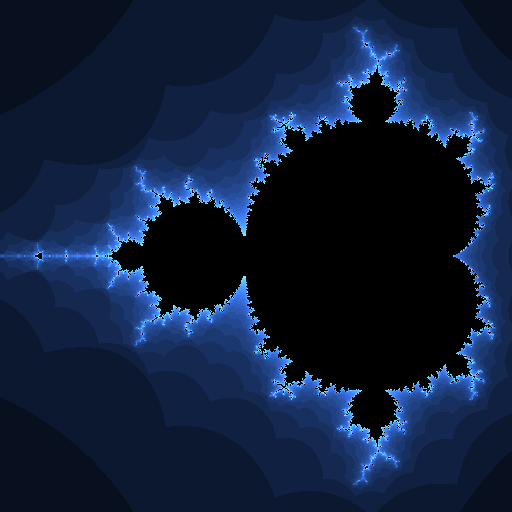

Recreate this plot in Python.
# Robert Fraser 2017
from PIL import Image

# With these two functions, any powers can be calculated
def SquareValue( r, i ):
	# a+bi squared = ( a squared - b squared ) + ( 2abi )
	n = (( r*r ) - ( i*i ))
	i = 2*r*i
	return n, i
	
def CubeValue( r, i ):
	# a+bi cubed = a cubed + 3a squared bi - 3a b squared - b cubed i
	# Maths is great
	n = (r**3) - (3*r*i*i)
	i = (3*r*r*i) - (i*i*i)
	return n, i
	
def ComplexPower( r, i, power ):
	# Mixes the above two functions to work with any power.
	while power > 1:
		if power % 3 == 0:
			r, i = CubeValue( r, i )
			power -= 3
		elif power % 2 == 0:
			r, i = SquareValue( r, i )
			power -= 2
		else:
			break
	return r, i
	
def AddComplex(*args):
	n = 0
	i = 0
	for each in args:
		n += each[0]
		i += each[1]
	return n, i
	
def SubtractComplex(*args):
	n = 0
	i = 0
	for each in args:
		n -= each[0]
		i -= each[1]
	return n, i
	
def InverseComplex( r, i ):
	return ( -r, -i )

# This function can be changed to create very different Mandelbrot sets	
def IteratePixel( real, imagine, quality, *extra ):
	tr = 0
	ti = 0
	iterations = 0
	# tr represents the real component
	# ti represents the imaginary componenent
	# Iterate the value until the quality has been reached or it has 'escaped'
	while abs( ti ) < 2 and abs( tr ) < 2 and iterations < quality:
		tr, ti = SquareValue( tr, ti )
		tr, ti = AddComplex( (tr,ti), (real,imagine) )
		iterations = iterations + 1
	return iterations

# Iterate each pixel and color accordingly
def GenerateMandelbrot(**kwargs):
	resolution = kwargs.get('resolution', 256)
	quality = kwargs.get('quality', 32)
	img = kwargs.get('image', Image.new( 'RGB', ( resolution, resolution ), "black"))
	pixels = img.load()
	func = kwargs.get('function', IteratePixel)
	colors = kwargs.get('color', (0.5, 1, 2))
	center = kwargs.get('center', (-0.7, 0))
	radius = kwargs.get('radius', 1.25)
	extra1 = kwargs.get('extra1', None)
	extra2 = kwargs.get('extra2', None)
	
	# Calculations for number to pixel
	startx = center[0] - radius
	starty = center[1] - radius

	ic = radius / ( (resolution-1) * 0.5 )
	
	for xx in range( img.size[0] ):
		creal = startx + (ic*xx)
		for yy in range( img.size[1] ):
			cimagine = starty + (ic*yy)
			iterations = func( creal, cimagine, quality, extra1, extra2 )
			
			qc = int( iterations * ( 256/quality) )
			col = ( int( qc * colors[0] ), int( qc * colors[1] ), int(qc * colors[2] ) )
			if iterations == quality:
				col = ( 0, 0, 0 )
			pixels[ xx, yy ] = col
	return img
		
if __name__ == "__main__":
	# Configurable settings if run directly
	center = (float(input("CenterX: ")), float(input("CenterY: ")))
	radius = float(input("Radius: "))
	color = (0.5, 1, 2)
	resolution = int(input("Resolution: "))
	quality = int(input("Quality: "))
	output = GenerateMandelbrot(center=center, radius=radius, color=color, resolution=resolution, quality=quality)
	output.save( "mandelbrot.png", "PNG" )